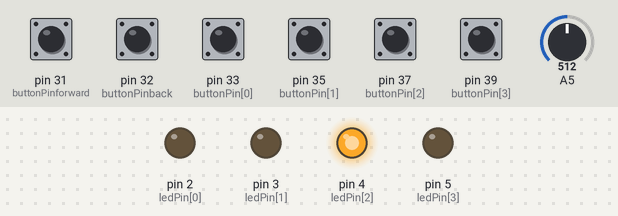
Recording of a sketch running on a simulated Teensy 4. On the bench: output pins drawn as LEDs (lit = HIGH). Dashed ring = blinking. The inputs (shaded band) are chosen by the test bench; at power-on: pin 31 (buttonPinforward), pin 32 (buttonPinback), pin 33 (buttonPin[0]), pin 35 (buttonPin[1]), pin 37 (buttonPin[2]), pin 39 (buttonPin[3]) LOW, A5 = 512.

Above: at 1.2 s.
1.3 s: A5 set to 0
At 1.7 s:
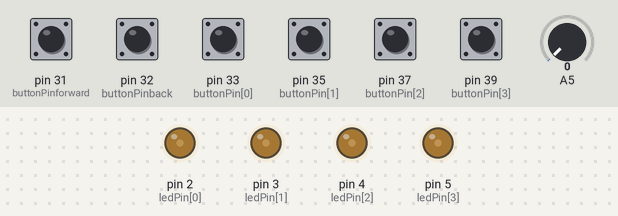
2.8 s: pin 33 (buttonPin[0]) pulled HIGH for 0.15 s
At 2.98 s:
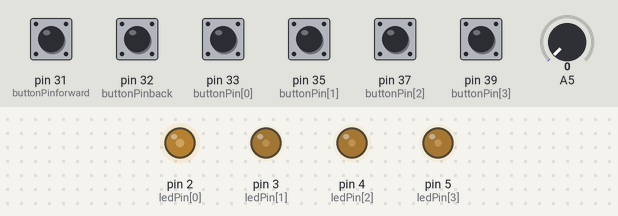
5.9 s: pin 31 (buttonPinforward) pulled HIGH for 0.15 s
At 6.12 s:
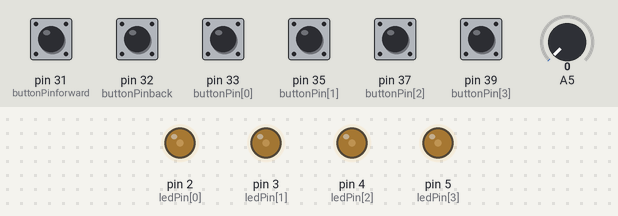
9.0 s: pin 37 (buttonPin[2]) pulled HIGH for 0.15 s
At 9.33 s:
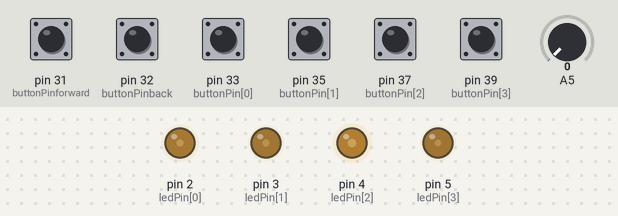
12.1 s: A5 set to 122
At 12.53 s:
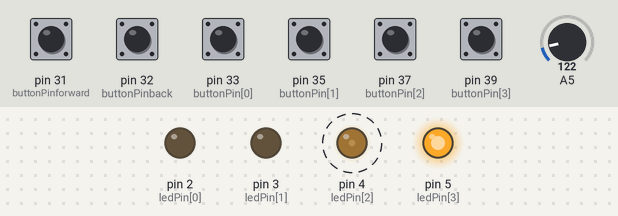
15.1 s: pin 32 (buttonPinback) pulled HIGH for 0.15 s
Timing chart, 0 to 19.1 s (numbered marks = the images above; inputs shaded):
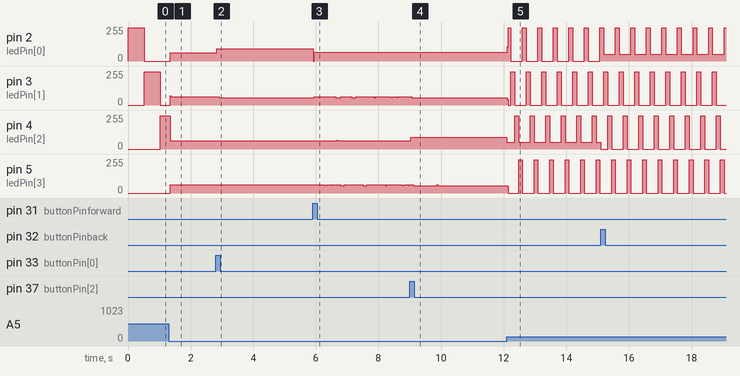

Measured:
- after the input at 1.3 s, pin 3 (ledPin[1]): 0/255 → 63/255 after 0.05 s; pin 4 (ledPin[2]): 250/255 → 61/255 after 0.05 s
- after the input at 2.8 s, pin 2 (ledPin[0]): 61/255 → 93/255 at once; pin 3 (ledPin[1]): 63/255 → 55/255 after 0.11 s
- after the input at 5.9 s, pin 2 (ledPin[0]): 93/255 → 66/255 at once; pin 4 (ledPin[2]): 61/255 → 67/255 after 0.77 s, → 61/255 0.04 s later
- after the input at 9.0 s, pin 2 (ledPin[0]): stops changing and stays 66/255
- after the input at 12.1 s, pin 2 (ledPin[0]): 66/255 → 108/255 at once, then moves between 0/255 and 250/255, repeating every 0.50 s; pin 4 (ledPin[2]): alternates 250/255 for 0.12 s and 50/255 for 0.37 s, starting after 0.25 s; pin 5 (ledPin[3]): 56/255 → 49/255 at once, then repeats every 0.45 s: 0/255 0.32 s, 250/255 0.12 s

The sketch:

Lab_6.ino
```cpp
//Declarations
int ledPin[4] = {2, 3, 4, 5};
int buttonPin[4] = {33, 35, 37, 39};
int buttonPinforward = 31;
int buttonPinback = 32;
boolean lastButtonStateforward = LOW;
boolean buttonStateforward = LOW;
boolean lastButtonStateback = LOW;
boolean buttonStateback = LOW;
int counter = 0;
boolean lastButtonState[4] = {LOW, LOW, LOW, LOW};
boolean buttonState[4] = {LOW, LOW, LOW, LOW};
boolean stepState[3][4] = {{false, false, false, false}, {false, false, false, false}, {false, false, false, false}};
int tempo = 0;
int currentStep = 0;
unsigned long lastStepTime = 0;

//Setup
void setup() {
  pinMode(buttonPinforward, INPUT);
  pinMode(buttonPinback, INPUT);
  for (int i = 0; i < 4; i++) {
    pinMode(buttonPin[i], INPUT);
    pinMode(ledPin[i], OUTPUT);
  }
}
//Proper Loops
void loop() {
  buttonCounterforward();
  buttonCounterback();
  checkButtons();
  setLeds();
  sequence();
}
void checkButtons() {
  for (int i = 0; i < 4; i++) {
    lastButtonState[i] = buttonState[i];
    buttonState[i] = digitalRead(buttonPin[i]);
    if (buttonState[i] == HIGH && lastButtonState[i] == LOW) {
      if (stepState[counter][i] == false) {
        stepState[counter][i] = true;
      } else if (stepState[counter][i] == true) {
        stepState[counter][i] = false;
      }
    }
  }
}
/*
  void setLeds() {
  for (int i = 0; i < 4; i++) {
    if (stepState[i] == true) {
      //digitalWrite(ledPin[i], HIGH);
    } else if (stepState[i] == false) {
      //digitalWrite(ledPin[i], LOW);
    }
  }
  }
*/
void sequence() {
  tempo = analogRead(A5);

  if (millis() > lastStepTime + tempo) {
    //digitalWrite(ledPin[currentStep], LOW);
    //currentStep = currentStep + 1;
    if (stepState[0][currentStep] == true) {
      usbMIDI.sendNoteOff(60, 0, 1);
      usbMIDI.sendNoteOn(60, 127, 1);
    }
    if (stepState[1][currentStep] == true) {
      usbMIDI.sendNoteOff(62, 0, 1);
      usbMIDI.sendNoteOn(62, 127, 1);
    }
    if (stepState[2][currentStep] == true) {
      usbMIDI.sendNoteOff(64, 0, 1);
      usbMIDI.sendNoteOn(64, 127, 1);
    }
    currentStep = currentStep + 1;

    if (currentStep > 3) {
      currentStep = 0;

    }
    //digitalWrite(ledPin[currentStep], HIGH);
    lastStepTime = millis();
  }
}
void setLeds() {
  for (int i = 0; i < 4; i++) {
    if (i == currentStep) {
      analogWrite(ledPin[i], 250);
    } else if (stepState[counter][i] == true) {
      analogWrite(ledPin[i], 50);
    } else {
      analogWrite(ledPin[i], 0);
    }
  }
}
void buttonCounterforward() {
  lastButtonStateforward = buttonStateforward;
  buttonStateforward = digitalRead(buttonPinforward);
  if (buttonStateforward == HIGH && lastButtonStateforward == LOW) {
    counter = counter + 1;
  }
  if (counter > 2) {
    counter = 0;
  }
}
void buttonCounterback() {
  lastButtonStateback = buttonStateback;
  buttonStateback = digitalRead(buttonPinback);
  if (buttonStateback == HIGH && lastButtonStateback == LOW) {
    counter = counter - 1;
  }
  if (counter < 0) {
    counter = 2;
  }
}
```
